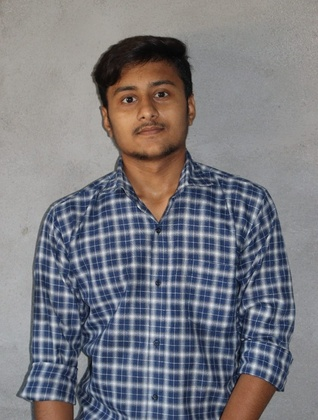
%> input picture Sem 1/B Tech/IP/129_ImageProcessing/my.jpeg, 318 x 420 px, shrunk from 853 x 1128 before the run
$ octave 129_09_04.m   (GNU Octave 9; MATLAB toolbox functions it lacks are replaced by stand-ins)
%> lines starting %> are read from the running program, lines starting %| are printed output that depends on the picture; in (x1, y1, x2, y2) boxes, pixels count from 0 and x2, y2 are one past the last pixel; in counts of white or black regions, pixels touching at a corner belong together; the program's own positions count from 1
pkg load image;
r = rgb2gray(imread('./my.jpeg'));
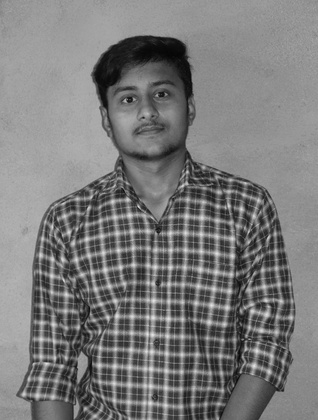
%> r: size 420x318 uint8; min 5, max 230, mean 122.3

subplot(2,3,1);
imshow(r);
title("Original Image");

[m,n]=size(r);
%> m = 420; n = 318
M=2*m;
%> M = 840
N=2*n;
%> N = 636
pad=zeros(M,N);
pad(1:m,1:n)=r;
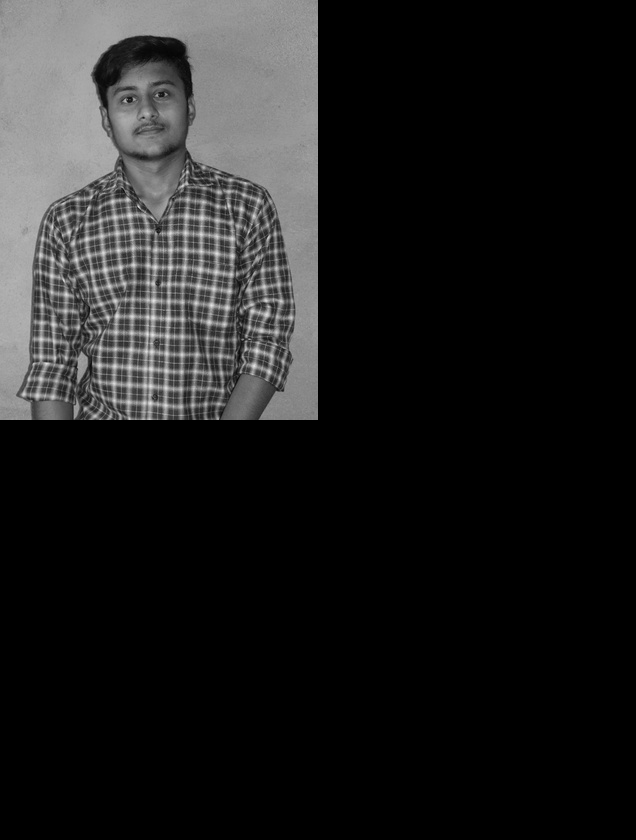
%> pad: size 840x636 double; min 0, max 230, mean 30.6

subplot(2,3,2);
imshow(uint8(pad));
title("1");

for i=1:M
  for j=1:N
    pad(i,j)=pad(i,j)*(-1)^(i-1+j-1);
  endfor
endfor
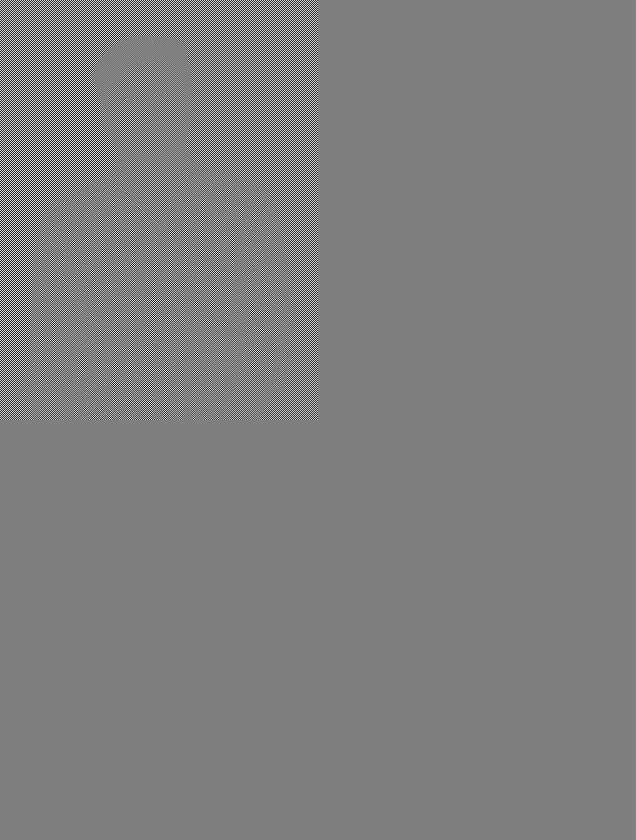
%> pad: size 840x636 double; 12.5% of pixels changed, all inside (x1, y1, x2, y2) = (0, 0, 318, 420); drawn with min black and max white

subplot(2,3,3);imshow(uint8(pad));title("2");

F = fft2(pad);
H = zeros(M,N);
D0=200;
W=50;
for i=1:M
  for j=1:N
    D=sqrt((i-M/2)^2+(j-N/2)^2);
    if(D0-(W/2)<=D && D<=D0+(W/2))
      H(i,j)=0;
    else
      H(i,j)=1;
    endif
  endfor
endfor
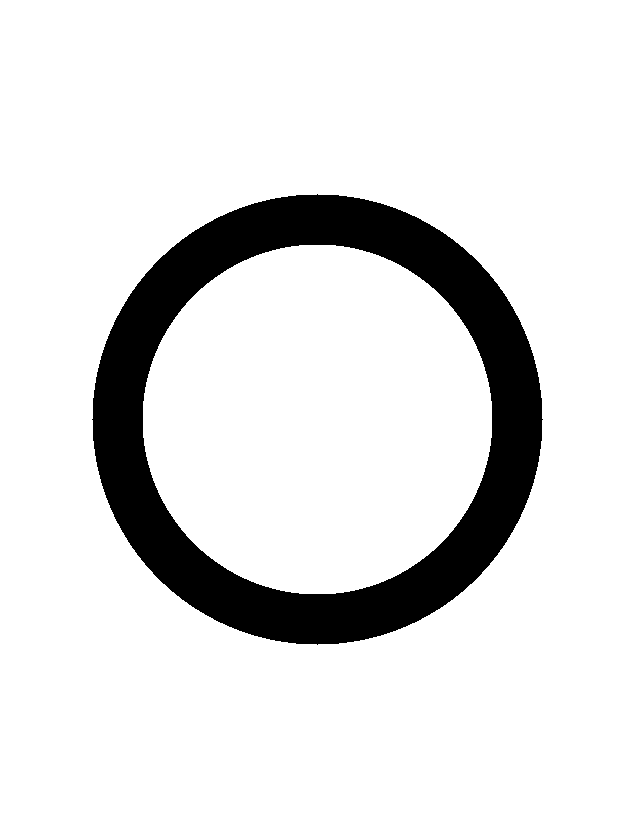
%> H: size 840x636 double; values 0 (black) and 1 (white), 88.2% white; 1 black region, box (x1, y1, x2, y2) and area: (92, 194, 543, 645) 62844
H=not(H);

subplot(2,3,4);imshow(H);title("3");
G=H.*F;
Gp = real(ifft2(G));
for i=1:M
  for j=1:N
    st(i,j)=Gp(i,j)*(-1)^(i-1+j-1);
  endfor
endfor

subplot(2,3,5);imshow(uint8(st));title("4");

subplot(2,3,6);s=st(1:m,1:n);
%> after `s=st(1:m,1:n)`:
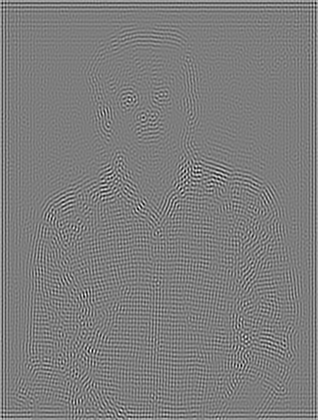
%> s: size 420x318 double; min -32.54, max 33.5, mean 0.1; drawn with min black and max white
imshow(uint8(s));title("Final Result");
%> after `imshow(uint8(s))`:
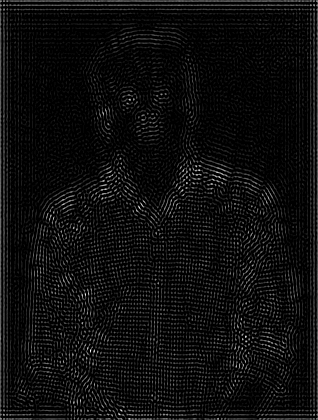
%> displayed picture: size 420x318, on the screen's scale of 0 to 255; min 0, max 33, mean 1.9; drawn with min black and max white
%> after `title("Final Result")`:
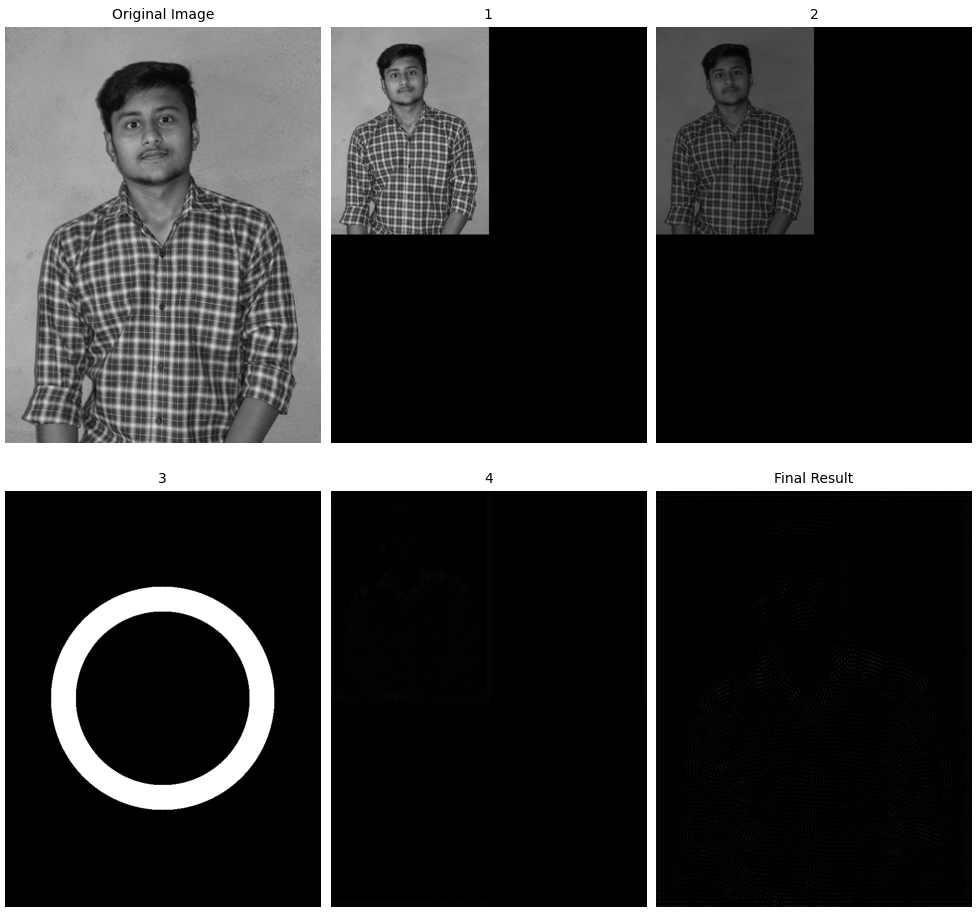
%> figure redrawn from the program's plot data, 6 panels
